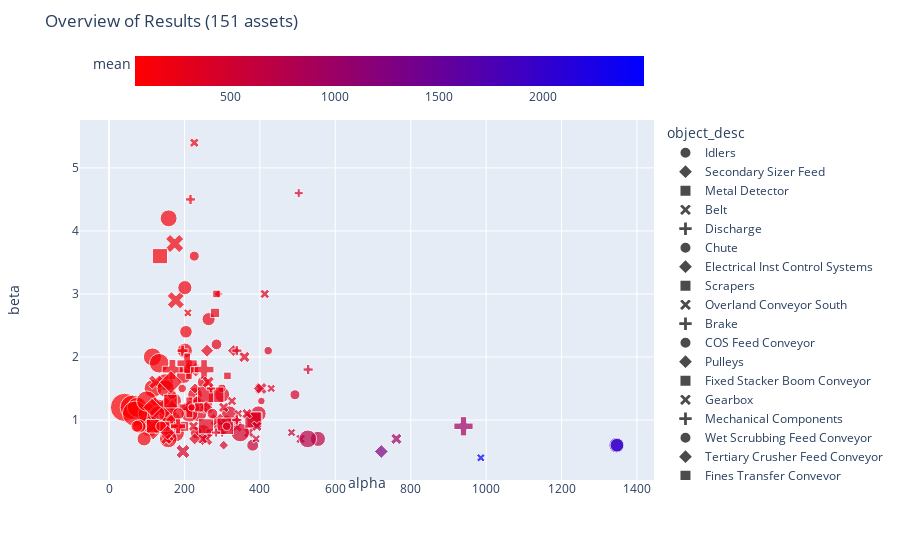

Notebook cell for this chart:
### Markdown cell above
Tips: 
- Double click legend items to isolate them
- Drag your mouse cursor to zoom into regions and navigate

### Code cell
fig_bubble.show()

### Figure 1 — Plotly figure (JSON) as saved in the notebook; plotly's stock layout.template omitted (floating-point values rounded to 4 significant figures)
{"data": [{"hovertemplate": "<b>%{hovertext}</b><br><br>object_desc=Idlers<br>alpha=%{x}<br>beta=%{y}<br>evidence=%{marker.size}<br>mean=%{marker.color}<extra></extra>", "hovertext": [0, 4, 7, 10, 13, 18, 20, 22, 25, 32, 36, 41, 50, 53, 56, 58, 59, 61, 62, 65, 69, 74, 76, 79, 84, 89, 94, 99, 108, 112, 117, 122, 128, 132, 136, 147], "legendgroup": "Idlers", "marker": {"color": [253, 134, 95, 204, 125, 272, 450, 102, 106, 39, 200, 58, 155, 225, 181, 270, 195, 308, 159, 116, 165, 208, 565, 178, 209, 70, 102, 67, 313, 148, 308, 92, 189, 1852, 664, 229], "coloraxis": "coloraxis", "size": [8, 20, 29, 7, 19, 18, 7, 23, 23, 56, 25, 42, 21, 11, 11, 11, 7, 7, 23, 30, 26, 15, 10, 16, 15, 28, 31, 45, 17, 22, 20, 29, 22, 17, 16, 18], "sizemode": "area", "sizeref": 0.14, "symbol": "circle"}, "mode": "markers", "name": "Idlers", "orientation": "v", "showlegend": true, "type": "scatter", "x": [285, 149, 97, 226, 132, 249, 493, 115, 117, 41, 175, 62, 169, 251, 204, 232, 206, 312, 150, 108, 164, 221, 381, 201, 228, 75, 105, 69, 319, 155, 299, 100, 157, 1346, 554, 238], "xaxis": "x", "y": [2.2, 1.6, 1, 3.6, 1.2, 0.8, 1.4, 2, 1.5, 1.2, 0.8, 1.2, 1.3, 1.6, 2.4, 0.8, 1.2, 1, 0.9, 0.9, 1, 1.2, 0.6, 2.1, 1.4, 1.2, 1.1, 1.1, 1.1, 1.1, 0.9, 1.3, 0.7, 0.6, 0.7, 1.1], "yaxis": "y"}, {"hovertemplate": "<b>%{hovertext}</b><br><br>object_desc=Secondary Sizer Feed<br>alpha=%{x}<br>beta=%{y}<br>evidence=%{marker.size}<br>mean=%{marker.color}<extra></extra>", "hovertext": [1, 11], "legendgroup": "Secondary Sizer Feed", "marker": {"color": [138, 217], "coloraxis": "coloraxis", "size": [9, 7], "sizemode": "area", "sizeref": 0.14, "symbol": "diamond"}, "mode": "markers", "name": "Secondary Sizer Feed", "orientation": "v", "showlegend": true, "type": "scatter", "x": [117, 235], "xaxis": "x", "y": [0.8, 1.3], "yaxis": "y"}, {"hovertemplate": "<b>%{hovertext}</b><br><br>object_desc=Metal Detector<br>alpha=%{x}<br>beta=%{y}<br>evidence=%{marker.size}<br>mean=%{marker.color}<extra></extra>", "hovertext": [2], "legendgroup": "Metal Detector", "marker": {"color": [317], "coloraxis": "coloraxis", "size": [4], "sizemode": "area", "sizeref": 0.14, "symbol": "square"}, "mode": "markers", "name": "Metal Detector", "orientation": "v", "showlegend": true, "type": "scatter", "x": [267], "xaxis": "x", "y": [0.8], "yaxis": "y"}, {"hovertemplate": "<b>%{hovertext}</b><br><br>object_desc=Belt<br>alpha=%{x}<br>beta=%{y}<br>evidence=%{marker.size}<br>mean=%{marker.color}<extra></extra>", "hovertext": [3, 6, 9, 17, 24, 31, 40, 49, 52, 55, 57, 60, 73, 78, 81, 83, 88, 93, 98, 107, 116, 121, 127], "legendgroup": "Belt", "marker": {"color": [569, 413, 620, 242, 208, 271, 358, 157, 318, 316, 111, 369, 405, 363, 958, 195, 337, 289, 129, 158, 518, 235, 284], "coloraxis": "coloraxis", "size": [4, 7, 5, 9, 5, 4, 8, 18, 7, 10, 11, 5, 11, 8, 7, 12, 6, 10, 25, 16, 4, 6, 6], "sizemode": "area", "sizeref": 0.14, "symbol": "x"}, "mode": "markers", "name": "Belt", "orientation": "v", "showlegend": true, "type": "scatter", "x": [484, 371, 508, 259, 226, 299, 338, 174, 359, 257, 124, 413, 196, 403, 762, 220, 248, 286, 136, 177, 390, 224, 304], "xaxis": "x", "y": [0.8, 0.8, 0.7, 1.2, 5.4, 1.5, 0.9, 3.8, 2, 0.7, 1.6, 3, 0.5, 1.5, 0.7, 1.8, 0.7, 1, 1.2, 2.9, 0.7, 0.9, 1.2], "yaxis": "y"}, {"hovertemplate": "<b>%{hovertext}</b><br><br>object_desc=Discharge<br>alpha=%{x}<br>beta=%{y}<br>evidence=%{marker.size}<br>mean=%{marker.color}<extra></extra>", "hovertext": [5, 16, 23], "legendgroup": "Discharge", "marker": {"color": [215, 346, 197], "coloraxis": "coloraxis", "size": [6, 4, 5], "sizemode": "area", "sizeref": 0.14, "symbol": "cross"}, "mode": "markers", "name": "Discharge", "orientation": "v", "showlegend": true, "type": "scatter", "x": [234, 300, 216], "xaxis": "x", "y": [1.3, 0.8, 4.5], "yaxis": "y"}, {"hovertemplate": "<b>%{hovertext}</b><br><br>object_desc=Chute<br>alpha=%{x}<br>beta=%{y}<br>evidence=%{marker.size}<br>mean=%{marker.color}<extra></extra>", "hovertext": [8, 15, 19, 27, 34, 37, 44, 63, 70, 77, 90, 95, 101, 110, 114, 124, 134, 138, 141], "legendgroup": "Chute", "marker": {"color": [409, 1998, 143, 235, 118, 379, 275, 711, 177, 135, 180, 373, 205, 126, 374, 215, 153, 174, 269], "coloraxis": "coloraxis", "size": [24, 13, 20, 12, 27, 17, 16, 22, 16, 21, 14, 5, 20, 17, 4, 6, 6, 5, 5], "sizemode": "area", "sizeref": 0.14, "symbol": "circle"}, "mode": "markers", "name": "Chute", "orientation": "v", "showlegend": true, "type": "scatter", "x": [348, 1347, 158, 264, 133, 396, 300, 527, 198, 150, 201, 422, 213, 128, 404, 233, 167, 194, 299], "xaxis": "x", "y": [0.8, 0.6, 4.2, 2.6, 1.9, 1.1, 1.4, 0.7, 1.7, 1.5, 3.1, 2.1, 1.1, 1.1, 1.3, 1.3, 1.4, 1.5, 1.5], "yaxis": "y"}, {"hovertemplate": "<b>%{hovertext}</b><br><br>object_desc=Electrical Inst Control Systems<br>alpha=%{x}<br>beta=%{y}<br>evidence=%{marker.size}<br>mean=%{marker.color}<extra></extra>", "hovertext": [12, 21, 30, 35, 39, 47, 72, 87, 97, 106], "legendgroup": "Electrical Inst Control Systems", "marker": {"color": [190, 206, 231, 259, 284, 167, 338, 417, 108, 160], "coloraxis": "coloraxis", "size": [5, 5, 7, 3, 6, 7, 4, 4, 14, 5], "sizemode": "area", "sizeref": 0.14, "symbol": "diamond"}, "mode": "markers", "name": "Electrical Inst Control Systems", "orientation": "v", "showlegend": true, "type": "scatter", "x": [158, 228, 260, 290, 227, 167, 322, 304, 114, 169], "xaxis": "x", "y": [0.7, 1.5, 2.1, 3, 0.7, 1, 0.9, 0.6, 1.2, 1.2], "yaxis": "y"}, {"hovertemplate": "<b>%{hovertext}</b><br><br>object_desc=Scrapers<br>alpha=%{x}<br>beta=%{y}<br>evidence=%{marker.size}<br>mean=%{marker.color}<extra></extra>", "hovertext": [14, 26, 33, 43, 66, 109, 113, 140, 144], "legendgroup": "Scrapers", "marker": {"color": [280, 122, 274, 384, 250, 376, 330, 260, 233], "coloraxis": "coloraxis", "size": [4, 16, 16, 16, 6, 19, 19, 17, 18], "sizemode": "area", "sizeref": 0.14, "symbol": "square"}, "mode": "markers", "name": "Scrapers", "orientation": "v", "showlegend": true, "type": "scatter", "x": [314, 135, 257, 386, 281, 382, 308, 284, 256], "xaxis": "x", "y": [1.7, 3.6, 0.9, 1, 2.7, 1, 0.9, 1.4, 1.4], "yaxis": "y"}, {"hovertemplate": "<b>%{hovertext}</b><br><br>object_desc=Overland Conveyor South<br>alpha=%{x}<br>beta=%{y}<br>evidence=%{marker.size}<br>mean=%{marker.color}<extra></extra>", "hovertext": [28], "legendgroup": "Overland Conveyor South", "marker": {"color": [123], "coloraxis": "coloraxis", "size": [14], "sizemode": "area", "sizeref": 0.14, "symbol": "x"}, "mode": "markers", "name": "Overland Conveyor South", "orientation": "v", "showlegend": true, "type": "scatter", "x": [115], "xaxis": "x", "y": [0.9], "yaxis": "y"}, {"hovertemplate": "<b>%{hovertext}</b><br><br>object_desc=Brake<br>alpha=%{x}<br>beta=%{y}<br>evidence=%{marker.size}<br>mean=%{marker.color}<extra></extra>", "hovertext": [29, 92], "legendgroup": "Brake", "marker": {"color": [459, 470], "coloraxis": "coloraxis", "size": [4, 5], "sizemode": "area", "sizeref": 0.14, "symbol": "cross"}, "mode": "markers", "name": "Brake", "orientation": "v", "showlegend": true, "type": "scatter", "x": [503, 528], "xaxis": "x", "y": [4.6, 1.8], "yaxis": "y"}, {"hovertemplate": "<b>%{hovertext}</b><br><br>object_desc=COS Feed Conveyor<br>alpha=%{x}<br>beta=%{y}<br>evidence=%{marker.size}<br>mean=%{marker.color}<extra></extra>", "hovertext": [38], "legendgroup": "COS Feed Conveyor", "marker": {"color": [86], "coloraxis": "coloraxis", "size": [13], "sizemode": "area", "sizeref": 0.14, "symbol": "circle"}, "mode": "markers", "name": "COS Feed Conveyor", "orientation": "v", "showlegend": true, "type": "scatter", "x": [80], "xaxis": "x", "y": [0.9], "yaxis": "y"}, {"hovertemplate": "<b>%{hovertext}</b><br><br>object_desc=Pulleys<br>alpha=%{x}<br>beta=%{y}<br>evidence=%{marker.size}<br>mean=%{marker.color}<extra></extra>", "hovertext": [42, 51, 80], "legendgroup": "Pulleys", "marker": {"color": [359, 293, 343], "coloraxis": "coloraxis", "size": [5, 6, 4], "sizemode": "area", "sizeref": 0.14, "symbol": "diamond"}, "mode": "markers", "name": "Pulleys", "orientation": "v", "showlegend": true, "type": "scatter", "x": [397, 330, 337], "xaxis": "x", "y": [1.5, 2.1, 1], "yaxis": "y"}, {"hovertemplate": "<b>%{hovertext}</b><br><br>object_desc=Fixed Stacker Boom Conveyor<br>alpha=%{x}<br>beta=%{y}<br>evidence=%{marker.size}<br>mean=%{marker.color}<extra></extra>", "hovertext": [45], "legendgroup": "Fixed Stacker Boom Conveyor", "marker": {"color": [125], "coloraxis": "coloraxis", "size": [13], "sizemode": "area", "sizeref": 0.14, "symbol": "square"}, "mode": "markers", "name": "Fixed Stacker Boom Conveyor", "orientation": "v", "showlegend": true, "type": "scatter", "x": [117], "xaxis": "x", "y": [0.9], "yaxis": "y"}, {"hovertemplate": "<b>%{hovertext}</b><br><br>object_desc=Gearbox<br>alpha=%{x}<br>beta=%{y}<br>evidence=%{marker.size}<br>mean=%{marker.color}<extra></extra>", "hovertext": [46, 68, 82, 86], "legendgroup": "Gearbox", "marker": {"color": [327, 236, 2488, 387], "coloraxis": "coloraxis", "size": [4, 6, 4, 4], "sizemode": "area", "sizeref": 0.14, "symbol": "x"}, "mode": "markers", "name": "Gearbox", "orientation": "v", "showlegend": true, "type": "scatter", "x": [343, 250, 986, 430], "xaxis": "x", "y": [1.1, 1.2, 0.4, 1.5], "yaxis": "y"}, {"hovertemplate": "<b>%{hovertext}</b><br><br>object_desc=Mechanical Components<br>alpha=%{x}<br>beta=%{y}<br>evidence=%{marker.size}<br>mean=%{marker.color}<extra></extra>", "hovertext": [48, 126], "legendgroup": "Mechanical Components", "marker": {"color": [172, 189], "coloraxis": "coloraxis", "size": [6, 4], "sizemode": "area", "sizeref": 0.14, "symbol": "cross"}, "mode": "markers", "name": "Mechanical Components", "orientation": "v", "showlegend": true, "type": "scatter", "x": [195, 175], "xaxis": "x", "y": [2.1, 0.9], "yaxis": "y"}, {"hovertemplate": "<b>%{hovertext}</b><br><br>object_desc=Wet Scrubbing Feed Conveyor<br>alpha=%{x}<br>beta=%{y}<br>evidence=%{marker.size}<br>mean=%{marker.color}<extra></extra>", "hovertext": [54], "legendgroup": "Wet Scrubbing Feed Conveyor", "marker": {"color": [321], "coloraxis": "coloraxis", "size": [5], "sizemode": "area", "sizeref": 0.14, "symbol": "circle"}, "mode": "markers", "name": "Wet Scrubbing Feed Conveyor", "orientation": "v", "showlegend": true, "type": "scatter", "x": [312], "xaxis": "x", "y": [0.9], "yaxis": "y"}, {"hovertemplate": "<b>%{hovertext}</b><br><br>object_desc=Tertiary Crusher Feed Conveyor<br>alpha=%{x}<br>beta=%{y}<br>evidence=%{marker.size}<br>mean=%{marker.color}<extra></extra>", "hovertext": [64], "legendgroup": "Tertiary Crusher Feed Conveyor", "marker": {"color": [243], "coloraxis": "coloraxis", "size": [7], "sizemode": "area", "sizeref": 0.14, "symbol": "diamond"}, "mode": "markers", "name": "Tertiary Crusher Feed Conveyor", "orientation": "v", "showlegend": true, "type": "scatter", "x": [258], "xaxis": "x", "y": [1.2], "yaxis": "y"}, {"hovertemplate": "<b>%{hovertext}</b><br><br>object_desc=Fines Transfer Conveyor<br>alpha=%{x}<br>beta=%{y}<br>evidence=%{marker.size}<br>mean=%{marker.color}<extra></extra>", "hovertext": [67], "legendgroup": "Fines Transfer Conveyor", "marker": {"color": [160], "coloraxis": "coloraxis", "size": [7], "sizemode": "area", "sizeref": 0.14, "symbol": "square"}, "mode": "markers", "name": "Fines Transfer Conveyor", "orientation": "v", "showlegend": true, "type": "scatter", "x": [148], "xaxis": "x", "y": [0.9], "yaxis": "y"}, {"hovertemplate": "<b>%{hovertext}</b><br><br>object_desc=Fines Stacker Yard Conveyor<br>alpha=%{x}<br>beta=%{y}<br>evidence=%{marker.size}<br>mean=%{marker.color}<extra></extra>", "hovertext": [71], "legendgroup": "Fines Stacker Yard Conveyor", "marker": {"color": [192], "coloraxis": "coloraxis", "size": [7], "sizemode": "area", "sizeref": 0.14, "symbol": "x"}, "mode": "markers", "name": "Fines Stacker Yard Conveyor", "orientation": "v", "showlegend": true, "type": "scatter", "x": [152], "xaxis": "x", "y": [0.7], "yaxis": "y"}, {"hovertemplate": "<b>%{hovertext}</b><br><br>object_desc=Lump Transfer Conveyor<br>alpha=%{x}<br>beta=%{y}<br>evidence=%{marker.size}<br>mean=%{marker.color}<extra></extra>", "hovertext": [75], "legendgroup": "Lump Transfer Conveyor", "marker": {"color": [335], "coloraxis": "coloraxis", "size": [4], "sizemode": "area", "sizeref": 0.14, "symbol": "cross"}, "mode": "markers", "name": "Lump Transfer Conveyor", "orientation": "v", "showlegend": true, "type": "scatter", "x": [284], "xaxis": "x", "y": [0.8], "yaxis": "y"}, {"hovertemplate": "<b>%{hovertext}</b><br><br>object_desc=Stockyard Reclaim Conveyor<br>alpha=%{x}<br>beta=%{y}<br>evidence=%{marker.size}<br>mean=%{marker.color}<extra></extra>", "hovertext": [85, 91], "legendgroup": "Stockyard Reclaim Conveyor", "marker": {"color": [111, 78], "coloraxis": "coloraxis", "size": [14, 10], "sizemode": "area", "sizeref": 0.14, "symbol": "circle"}, "mode": "markers", "name": "Stockyard Reclaim Conveyor", "orientation": "v", "showlegend": true, "type": "scatter", "x": [93, 74], "xaxis": "x", "y": [0.7, 0.9], "yaxis": "y"}, {"hovertemplate": "<b>%{hovertext}</b><br><br>object_desc=Reclaimer Boom Conveyor<br>alpha=%{x}<br>beta=%{y}<br>evidence=%{marker.size}<br>mean=%{marker.color}<extra></extra>", "hovertext": [96], "legendgroup": "Reclaimer Boom Conveyor", "marker": {"color": [157], "coloraxis": "coloraxis", "size": [10], "sizemode": "area", "sizeref": 0.14, "symbol": "diamond"}, "mode": "markers", "name": "Reclaimer Boom Conveyor", "orientation": "v", "showlegend": true, "type": "scatter", "x": [167], "xaxis": "x", "y": [1.2], "yaxis": "y"}, {"hovertemplate": "<b>%{hovertext}</b><br><br>object_desc=Head Pulley<br>alpha=%{x}<br>beta=%{y}<br>evidence=%{marker.size}<br>mean=%{marker.color}<extra></extra>", "hovertext": [100], "legendgroup": "Head Pulley", "marker": {"color": [254], "coloraxis": "coloraxis", "size": [4], "sizemode": "area", "sizeref": 0.14, "symbol": "square"}, "mode": "markers", "name": "Head Pulley", "orientation": "v", "showlegend": true, "type": "scatter", "x": [285], "xaxis": "x", "y": [3], "yaxis": "y"}, {"hovertemplate": "<b>%{hovertext}</b><br><br>object_desc=Sample Conveyor<br>alpha=%{x}<br>beta=%{y}<br>evidence=%{marker.size}<br>mean=%{marker.color}<extra></extra>", "hovertext": [102], "legendgroup": "Sample Conveyor", "marker": {"color": [186], "coloraxis": "coloraxis", "size": [4], "sizemode": "area", "sizeref": 0.14, "symbol": "x"}, "mode": "markers", "name": "Sample Conveyor", "orientation": "v", "showlegend": true, "type": "scatter", "x": [209], "xaxis": "x", "y": [2.7], "yaxis": "y"}, {"hovertemplate": "<b>%{hovertext}</b><br><br>object_desc=Chain Belt<br>alpha=%{x}<br>beta=%{y}<br>evidence=%{marker.size}<br>mean=%{marker.color}<extra></extra>", "hovertext": [103], "legendgroup": "Chain Belt", "marker": {"color": [243], "coloraxis": "coloraxis", "size": [4], "sizemode": "area", "sizeref": 0.14, "symbol": "cross"}, "mode": "markers", "name": "Chain Belt", "orientation": "v", "showlegend": true, "type": "scatter", "x": [270], "xaxis": "x", "y": [1.5], "yaxis": "y"}, {"hovertemplate": "<b>%{hovertext}</b><br><br>object_desc=Waste Removal Conveyor Belt<br>alpha=%{x}<br>beta=%{y}<br>evidence=%{marker.size}<br>mean=%{marker.color}<extra></extra>", "hovertext": [104], "legendgroup": "Waste Removal Conveyor Belt", "marker": {"color": [141], "coloraxis": "coloraxis", "size": [8], "sizemode": "area", "sizeref": 0.14, "symbol": "circle"}, "mode": "markers", "name": "Waste Removal Conveyor Belt", "orientation": "v", "showlegend": true, "type": "scatter", "x": [138], "xaxis": "x", "y": [0.9], "yaxis": "y"}, {"hovertemplate": "<b>%{hovertext}</b><br><br>object_desc=Boom Conveyor<br>alpha=%{x}<br>beta=%{y}<br>evidence=%{marker.size}<br>mean=%{marker.color}<extra></extra>", "hovertext": [105], "legendgroup": "Boom Conveyor", "marker": {"color": [184], "coloraxis": "coloraxis", "size": [9], "sizemode": "area", "sizeref": 0.14, "symbol": "diamond"}, "mode": "markers", "name": "Boom Conveyor", "orientation": "v", "showlegend": true, "type": "scatter", "x": [155], "xaxis": "x", "y": [0.8], "yaxis": "y"}, {"hovertemplate": "<b>%{hovertext}</b><br><br>object_desc=Reclaimer Yard Conveyor<br>alpha=%{x}<br>beta=%{y}<br>evidence=%{marker.size}<br>mean=%{marker.color}<extra></extra>", "hovertext": [111], "legendgroup": "Reclaimer Yard Conveyor", "marker": {"color": [150], "coloraxis": "coloraxis", "size": [13], "sizemode": "area", "sizeref": 0.14, "symbol": "square"}, "mode": "markers", "name": "Reclaimer Yard Conveyor", "orientation": "v", "showlegend": true, "type": "scatter", "x": [163], "xaxis": "x", "y": [1.3], "yaxis": "y"}, {"hovertemplate": "<b>%{hovertext}</b><br><br>object_desc=Screenhouse Feed Conveyor<br>alpha=%{x}<br>beta=%{y}<br>evidence=%{marker.size}<br>mean=%{marker.color}<extra></extra>", "hovertext": [115], "legendgroup": "Screenhouse Feed Conveyor", "marker": {"color": [425], "coloraxis": "coloraxis", "size": [6], "sizemode": "area", "sizeref": 0.14, "symbol": "x"}, "mode": "markers", "name": "Screenhouse Feed Conveyor", "orientation": "v", "showlegend": true, "type": "scatter", "x": [392], "xaxis": "x", "y": [0.9], "yaxis": "y"}, {"hovertemplate": "<b>%{hovertext}</b><br><br>object_desc=Belt Scrapers<br>alpha=%{x}<br>beta=%{y}<br>evidence=%{marker.size}<br>mean=%{marker.color}<extra></extra>", "hovertext": [118, 123, 129, 133, 137, 148], "legendgroup": "Belt Scrapers", "marker": {"color": [150, 189, 973, 224, 184, 202], "coloraxis": "coloraxis", "size": [20, 19, 18, 19, 20, 21], "sizemode": "area", "sizeref": 0.14, "symbol": "cross"}, "mode": "markers", "name": "Belt Scrapers", "orientation": "v", "showlegend": true, "type": "scatter", "x": [168, 212, 940, 252, 207, 213], "xaxis": "x", "y": [1.8, 1.8, 0.9, 1.8, 1.9, 1.2], "yaxis": "y"}, {"hovertemplate": "<b>%{hovertext}</b><br><br>object_desc=Chute Tripper Discharge<br>alpha=%{x}<br>beta=%{y}<br>evidence=%{marker.size}<br>mean=%{marker.color}<extra></extra>", "hovertext": [119], "legendgroup": "Chute Tripper Discharge", "marker": {"color": [179], "coloraxis": "coloraxis", "size": [10], "sizemode": "area", "sizeref": 0.14, "symbol": "circle"}, "mode": "markers", "name": "Chute Tripper Discharge", "orientation": "v", "showlegend": true, "type": "scatter", "x": [184], "xaxis": "x", "y": [1.1], "yaxis": "y"}, {"hovertemplate": "<b>%{hovertext}</b><br><br>object_desc=Screened Product Conveyor<br>alpha=%{x}<br>beta=%{y}<br>evidence=%{marker.size}<br>mean=%{marker.color}<extra></extra>", "hovertext": [120], "legendgroup": "Screened Product Conveyor", "marker": {"color": [147], "coloraxis": "coloraxis", "size": [22], "sizemode": "area", "sizeref": 0.14, "symbol": "diamond"}, "mode": "markers", "name": "Screened Product Conveyor", "orientation": "v", "showlegend": true, "type": "scatter", "x": [164], "xaxis": "x", "y": [1.6], "yaxis": "y"}, {"hovertemplate": "<b>%{hovertext}</b><br><br>object_desc=Return Fines Conveyor<br>alpha=%{x}<br>beta=%{y}<br>evidence=%{marker.size}<br>mean=%{marker.color}<extra></extra>", "hovertext": [125], "legendgroup": "Return Fines Conveyor", "marker": {"color": [224], "coloraxis": "coloraxis", "size": [6], "sizemode": "area", "sizeref": 0.14, "symbol": "square"}, "mode": "markers", "name": "Return Fines Conveyor", "orientation": "v", "showlegend": true, "type": "scatter", "x": [239], "xaxis": "x", "y": [1.2], "yaxis": "y"}, {"hovertemplate": "<b>%{hovertext}</b><br><br>object_desc=Overland Conveyor<br>alpha=%{x}<br>beta=%{y}<br>evidence=%{marker.size}<br>mean=%{marker.color}<extra></extra>", "hovertext": [130, 135], "legendgroup": "Overland Conveyor", "marker": {"color": [352, 300], "coloraxis": "coloraxis", "size": [6, 5], "sizemode": "area", "sizeref": 0.14, "symbol": "x"}, "mode": "markers", "name": "Overland Conveyor", "orientation": "v", "showlegend": true, "type": "scatter", "x": [366, 326], "xaxis": "x", "y": [1.1, 1.3], "yaxis": "y"}, {"hovertemplate": "<b>%{hovertext}</b><br><br>object_desc=Belt Wash Station<br>alpha=%{x}<br>beta=%{y}<br>evidence=%{marker.size}<br>mean=%{marker.color}<extra></extra>", "hovertext": [131, 146], "legendgroup": "Belt Wash Station", "marker": {"color": [341, 300], "coloraxis": "coloraxis", "size": [5, 5], "sizemode": "area", "sizeref": 0.14, "symbol": "cross"}, "mode": "markers", "name": "Belt Wash Station", "orientation": "v", "showlegend": true, "type": "scatter", "x": [339, 339], "xaxis": "x", "y": [1, 2.1], "yaxis": "y"}, {"hovertemplate": "<b>%{hovertext}</b><br><br>object_desc=Berth Transfer Conveyor<br>alpha=%{x}<br>beta=%{y}<br>evidence=%{marker.size}<br>mean=%{marker.color}<extra></extra>", "hovertext": [139], "legendgroup": "Berth Transfer Conveyor", "marker": {"color": [264], "coloraxis": "coloraxis", "size": [8], "sizemode": "area", "sizeref": 0.14, "symbol": "circle"}, "mode": "markers", "name": "Berth Transfer Conveyor", "orientation": "v", "showlegend": true, "type": "scatter", "x": [274], "xaxis": "x", "y": [1.1], "yaxis": "y"}, {"hovertemplate": "<b>%{hovertext}</b><br><br>object_desc=Conveyor<br>alpha=%{x}<br>beta=%{y}<br>evidence=%{marker.size}<br>mean=%{marker.color}<extra></extra>", "hovertext": [142], "legendgroup": "Conveyor", "marker": {"color": [1278], "coloraxis": "coloraxis", "size": [8], "sizemode": "area", "sizeref": 0.14, "symbol": "diamond"}, "mode": "markers", "name": "Conveyor", "orientation": "v", "showlegend": true, "type": "scatter", "x": [722], "xaxis": "x", "y": [0.5], "yaxis": "y"}, {"hovertemplate": "<b>%{hovertext}</b><br><br>object_desc=Diverter Plate<br>alpha=%{x}<br>beta=%{y}<br>evidence=%{marker.size}<br>mean=%{marker.color}<extra></extra>", "hovertext": [143], "legendgroup": "Diverter Plate", "marker": {"color": [212], "coloraxis": "coloraxis", "size": [7], "sizemode": "area", "sizeref": 0.14, "symbol": "square"}, "mode": "markers", "name": "Diverter Plate", "orientation": "v", "showlegend": true, "type": "scatter", "x": [198], "xaxis": "x", "y": [0.9], "yaxis": "y"}, {"hovertemplate": "<b>%{hovertext}</b><br><br>object_desc=Berth Conveyor<br>alpha=%{x}<br>beta=%{y}<br>evidence=%{marker.size}<br>mean=%{marker.color}<extra></extra>", "hovertext": [145], "legendgroup": "Berth Conveyor", "marker": {"color": [235], "coloraxis": "coloraxis", "size": [8], "sizemode": "area", "sizeref": 0.14, "symbol": "x"}, "mode": "markers", "name": "Berth Conveyor", "orientation": "v", "showlegend": true, "type": "scatter", "x": [263], "xaxis": "x", "y": [1.6], "yaxis": "y"}, {"hovertemplate": "<b>%{hovertext}</b><br><br>object_desc=Chute Tripper<br>alpha=%{x}<br>beta=%{y}<br>evidence=%{marker.size}<br>mean=%{marker.color}<extra></extra>", "hovertext": [149], "legendgroup": "Chute Tripper", "marker": {"color": [189], "coloraxis": "coloraxis", "size": [11], "sizemode": "area", "sizeref": 0.14, "symbol": "cross"}, "mode": "markers", "name": "Chute Tripper", "orientation": "v", "showlegend": true, "type": "scatter", "x": [183], "xaxis": "x", "y": [0.9], "yaxis": "y"}, {"hovertemplate": "<b>%{hovertext}</b><br><br>object_desc=Waste Removal Conveyor Lab<br>alpha=%{x}<br>beta=%{y}<br>evidence=%{marker.size}<br>mean=%{marker.color}<extra></extra>", "hovertext": [150], "legendgroup": "Waste Removal Conveyor Lab", "marker": {"color": [206], "coloraxis": "coloraxis", "size": [4], "sizemode": "area", "sizeref": 0.14, "symbol": "circle"}, "mode": "markers", "name": "Waste Removal Conveyor Lab", "orientation": "v", "showlegend": true, "type": "scatter", "x": [219], "xaxis": "x", "y": [1.2], "yaxis": "y"}], "layout": {"coloraxis": {"colorbar": {"orientation": "h", "title": {"text": "mean"}}, "colorscale": [[0, "rgb(255,0,0)"], [1, "rgb(0,0,255)"]]}, "legend": {"itemsizing": "constant", "title": {"text": "object_desc"}, "tracegroupgap": 0}, "margin": {"t": 60}, "title": {"text": "Overview of Results (151 assets)"}, "xaxis": {"anchor": "y", "domain": [0, 1], "title": {"text": "alpha"}}, "yaxis": {"anchor": "x", "domain": [0, 1], "title": {"text": "beta"}}}}
